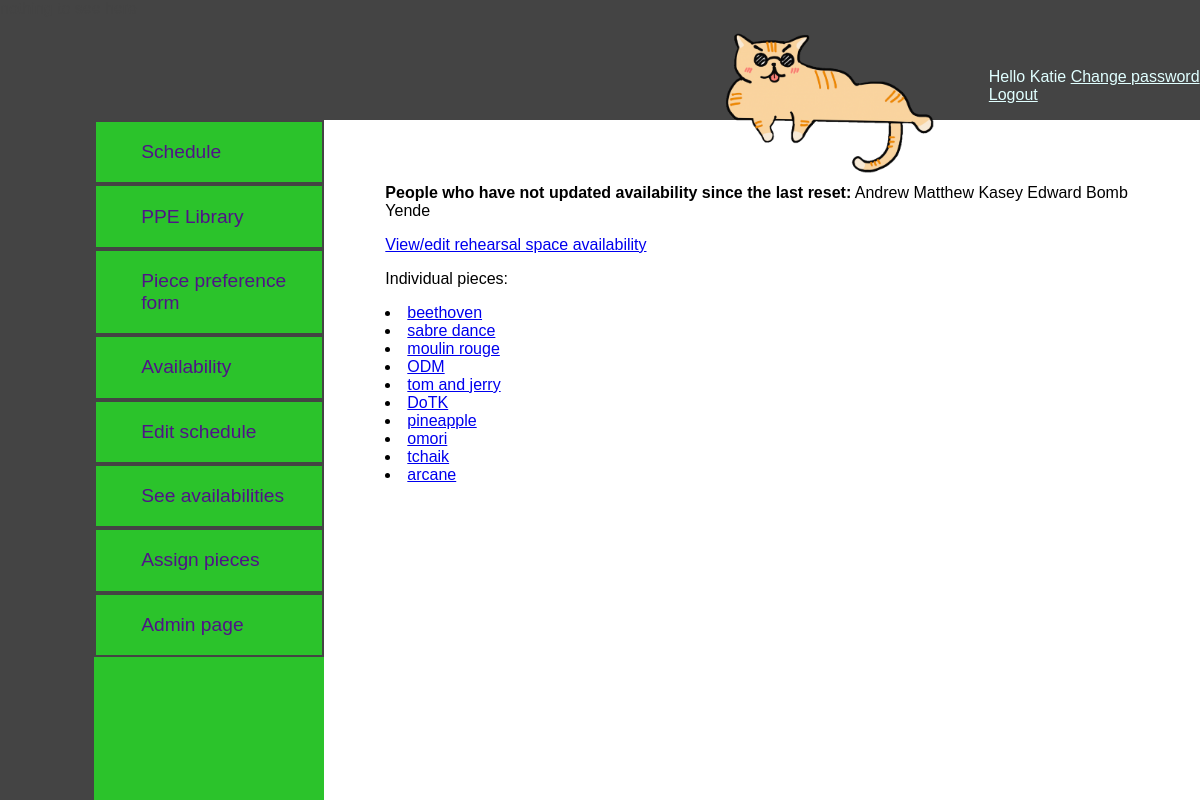
Screenshot of /availability/md/ (signed in) with the database file from the repository.
### app/models.py (models this page shows, shortened)
class Piece(models.Model):
    name = models.CharField(max_length = 20)
    composer = models.CharField(max_length = 200)
    title = models.CharField(max_length = 200)
    num_pianists = models.IntegerField(default=4)
    num_pianos = models.IntegerField(default=4)
    num_hard_parts = models.IntegerField(default = 1)
    extras = models.CharField(max_length = 200, blank = True)
    length = models.IntegerField(default = 6)
    arrangers = models.ManyToManyField(User, related_name = 'arranged', blank = True)
    performers = models.ManyToManyField(User, related_name = 'playing')
    group_size = models.IntegerField(default = 0)
    performer_string = models.CharField(max_length = 1000, default = '', blank = True)
    availability = models.CharField(max_length = 1000, default = EMPTY_SCHEDULE)
    color = models.CharField(max_length = 10, default = '#ffffff')

### app/views.py (the view)
# urls.py: path('availability/md/', views.availability_md, name = 'availability_md'),
def availability_md(request):
    if not request.user.is_authenticated:
        return HttpResponseRedirect(login_url)
    if not request.user.is_staff:
        return HttpResponseRedirect(no_url)
    template = loader.get_template('app/availability_md.html')
    missing = []
    schedule = Schedule.objects.get(name = 'schedule')
    compare_date = schedule.availability_reset
    for profile in Profile.objects.all():
        if profile.availability_updated < compare_date:
            missing.append(profile.user)
    context = {
        'user': request.user,
        'missing': missing,
        'pieces': Piece.objects.all()
    }
    return HttpResponse(template.render(context, request))

### app/templates/app/availability_md.html (shortened to what this page needs)
{% extends "app/base.html" %}
{% block content %}
<p><b>People who have not updated availability since the last reset:</b>
{% for user in missing %}
{{user.username}}
{% endfor %}
</p>
<p><a href = "{% url 'availability_view' 'mcalpin' %}"> View/edit rehearsal space availability </a> </p>
<p>Individual pieces:
{% for piece in pieces %}
<li><a href = "{% url 'availability_view' piece.name %}">{{piece.name}}</a></li>
{% endfor %}
</p>
{% endblock %}

### app/templates/app/base.html (shortened to what this page needs)
{% load static %}
<link rel="stylesheet" href="{% static 'app/style.css' %}">
<!DOCTYPE html>
<html lang="en-US">
  <head>
  </head>
  <body>
  <div id = 'main-block'>
  <div id = 'top'>
    <div  class = 'menu-account'><p> Hello {{user.username}}
      <a class = 'smaller-link' href ="{% url 'change_password_setup' %}">Change password</a>
      <a class = 'smaller-link' href ="{% url 'logout_action' %}">Logout</a></p>
     </div>
  </div>
    {% block menu %}
  <div id ='menu-block'>
  <div id="menu">
  <a class = 'menu-link' href ="{% url 'schedule' %}"><div  class = 'menu-element'><p>Schedule</p></div></a>
  <a class = 'menu-link' href ="{% url 'library' %}"><div  class = 'menu-element'><p>PPE Library</p></div></a>
  <a class = 'menu-link' href ="{% url 'preferences' %}"><div  class = 'menu-element'><p>Piece preference form</p></div></a>
  <a class = 'menu-link' href ="{% url 'availability' %}"><div  class = 'menu-element'><p>Availability</p></div></a>
  {%block md_menu %}
  {% if user.is_staff %}
  <div id = 'md_menu'>
  <a class = 'menu-link' href ="{% url 'schedule_md' %}"><div  class = 'menu-element'><p>Edit schedule</p></div></a>
  <a class = 'menu-link' href ="{% url 'availability_md' %}"><div  class = 'menu-element'><p>See availabilities</p></div></a>
  <a class = 'menu-link' href ="{% url 'preferences_md' %}"><div  class = 'menu-element'><p>Assign pieces</p></div></a>
  <a class = 'menu-link' href = "{% url 'go_to_admin_site' %}"><div  class = 'menu-element'><p>Admin page</p></div></a>
</div>
{% endif %}
{% endblock %}
  </div> </div>
  {% endblock %}
    <div id="content-box">
    <div id="content">
	{% block content %} this is a page {% endblock %}
    </div>
    </div>
{% if user.profile.has_cat %}
  <img id = 'cat' src="{% static 'app/cat.png' %}">
{% endif %}
</div>
  </body>
</html>

### app/static/app/style.css (style rules this page uses)
#main-block { font-family: Arial, Helvetica, sans-serif; }
#top { background-color: #444444; height: 15%; width: 100%; position: absolute; top: 0%; left: 0%; color: #444444; }
.menu-account { text-decoration: none; position: absolute; bottom: 0%; right: 0%; left: 78%; color: lightcyan; }
.menu-account p { margin-left: 20%; }
.menu-account a { color: lightcyan; }
#cat { position: absolute; bottom: calc(85% - 59px); left: 60%; height: 150px; width: auto; }
#menu-block { background-color: #444444; width: 27%; position: absolute; top: 15%; left: 0%; height: 85%; }
#menu { background-color: #2bc32b; position: absolute; left: 29%; top: 0%; width: 71%; height: 100%; }
.menu-element { border-width: 2px; border-color: #444444; border-style:solid; text-decoration: none; }
.menu-element p { margin-left: 20%; font-size: 120%; text-decoration: none; }
.menu-link { text-decoration: none; color: rgb(80, 19, 136); }
#content-box { position: absolute; top: 15%; left: 27%; right: 0%; bottom: 0%; overflow: scroll; }
#content { position: absolute; top: 7%; left: 7%; width: 785px; }

### rows the page displays
Piece: name "beethoven"
Piece: name "sabre dance"
Piece: name "moulin rouge"
Piece: name "ODM"
Piece: name "tom and jerry"
Piece: name "DoTK"
Piece: name "pineapple"
Piece: name "omori"
Piece: name "tchaik"
Piece: name "arcane"

### other values shown
{{ user.username }} "Katie"
{{ user.username }} "Andrew"
{{ user.username }} "Matthew"
{{ user.username }} "Kasey"
{{ user.username }} "Edward"
{{ user.username }} "Bomb"
{{ user.username }} "Yende"
